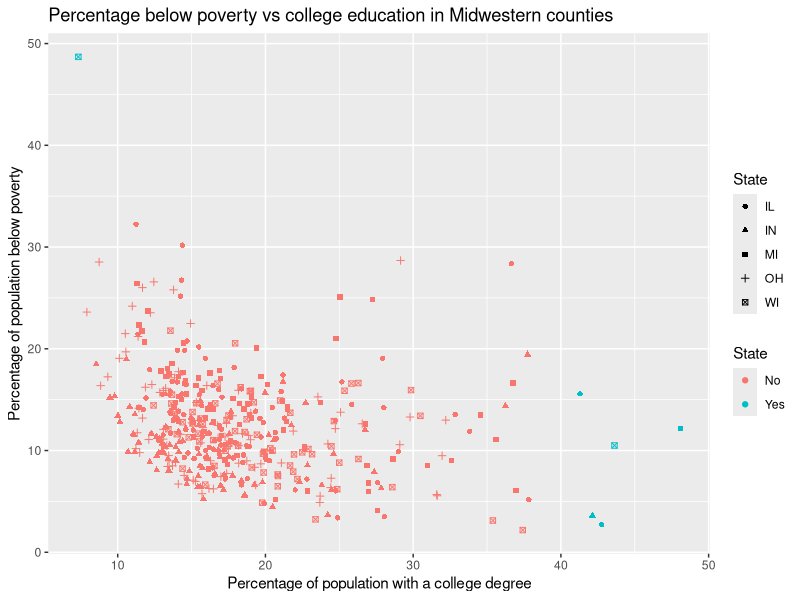

Reproduce this figure in R.
## ---- chunk 1
#| eval: true
#| message: false

library(tidyverse)
## ---- chunk 2
midwest |>
  group_by(state) |>
  summarise(num_counties = n()) |>
  arrange(desc(num_counties))
## ---- chunk 3
midwest |>
  count(county) |>
  filter(n == n_distinct(midwest$state))
 
## ---- chunk 4
# Question 3a - population density > 250000
midwest |>
  filter(popdensity > 25000) |>
  select(
    county,
    state,
    popdensity,
    poptotal,
    area
  ) |>
  arrange(desc(popdensity))
## ---- chunk 5
# Question 3b - max population density
midwest |>
  filter(popdensity == max(popdensity)) |>
  select(
    county,
    state,
    popdensity,
    poptotal,
    area
  )
## ---- chunk 6
midwest |>
  summarise(
    normal_popdensity = median(popdensity, na.rm = TRUE),
    middle_popdensity_25 = quantile(popdensity, 0.25, na.rm = TRUE),
    middle_popdensity_75 = quantile(popdensity, 0.75, na.rm = TRUE)
  )
  
## ---- chunk 7
midwest |>
  mutate(metro = if_else(inmetro == 1, "Yes", "No")) |>
  group_by(state, metro) |>
  summarise(n = n(), .groups = "drop") |>
  group_by(state) |>
  mutate(proportion = n / sum(n)) |>
  arrange(state, desc(metro))
## ---- chunk 8
# Question 6a - Upper Left Corner
midwest |>
  filter(
    percbelowpoverty > 40,
    percollege < 10
  ) |>
  select(
    county,
    state,
    percbelowpoverty,
    percollege
  )
## ---- chunk 9
# Question 6b - bottom left corner
midwest |>
  filter(
    percbelowpoverty < 20,
    percollege > 40
  ) |>
  select(
    county,
    state,
    percbelowpoverty,
    percollege
  )
## ---- chunk 10
# Question 6c - Combine the previous 2 pipelines
midwest |>
  filter(
        (percbelowpoverty > 40 & percollege < 10) |
        (percbelowpoverty < 20 & percollege > 40)
  ) |>
  select(
    county,
    state,
    percbelowpoverty,
    percollege
  )
## ---- chunk 11
# Question 6d - new variable
midwest |>
  mutate(
    potential_outlier = if_else(
        (percbelowpoverty > 40 & percollege < 10) |
        (percbelowpoverty < 20 & percollege > 40),
        "Yes",
        "No"
    )
  ) |>
  select(
    county,
    state,
    percbelowpoverty,
    percollege,
    potential_outlier
  ) |>
  arrange(potential_outlier)
## ---- chunk 12
# Question 6e - visualization

midwest |>
  mutate(
    potential_outlier = if_else(
        (percbelowpoverty > 40 & percollege < 10) |
        (percbelowpoverty < 20 & percollege > 40),
        "Yes",
        "No"
    )
  ) |>
  ggplot(aes(
    x = percollege,
    y = percbelowpoverty,
    color = potential_outlier,
    shape = state
  )) +
  geom_point() +
  labs(
    x = "Percentage of population with a college degree",
    y = "Percentage of population below poverty", 
    title = "Percentage below poverty vs college education in Midwestern counties",
    color = "State",
    shape = "State"
  )

## ---- chunk 13
# Question 7a - total population for each state
state_population <- midwest |>
  group_by(state) |>
  summarise(total_population = sum(poptotal, na.rm = TRUE)) |>
  arrange(desc(total_population))

state_population

## ---- chunk 14
# Question 7b - proportion of the total population
proportion_of_population <- state_population |>
  mutate(proportion_of_population = total_population / sum(total_population)) |>
  arrange(desc(proportion_of_population))

proportion_of_population
  
## ---- chunk 15
# Question 7c - Most populous state
proportion_of_population |>
  slice(c(1, n())) |>
  mutate(population_percent = 100 * proportion_of_population) 
## ---- chunk 16
state_poverty <- midwest |>
  group_by(state) |>
  summarise(mean_percbelowpoverty = mean(percbelowpoverty, na.rm = TRUE))

state_poverty
## ---- chunk 17
state_poverty |>
  arrange((mean_percbelowpoverty))
